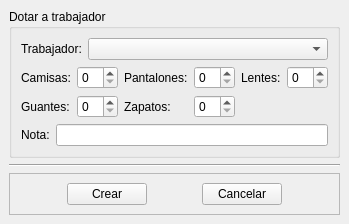
<?xml version="1.0" encoding="UTF-8"?>
<ui version="4.0">
 <class>MainWindow</class>
 <widget class="QMainWindow" name="MainWindow">
  <property name="geometry">
   <rect>
    <x>0</x>
    <y>0</y>
    <width>247</width>
    <height>178</height>
   </rect>
  </property>
  <property name="acceptDrops">
   <bool>false</bool>
  </property>
  <property name="windowTitle">
   <string>Dotación a trabajador</string>
  </property>
  <widget class="QWidget" name="centralwidget">
   <layout class="QVBoxLayout" name="verticalLayout_2">
    <item>
     <widget class="QGroupBox" name="groupBox_8">
      <property name="title">
       <string>Dotar a trabajador</string>
      </property>
      <layout class="QVBoxLayout" name="verticalLayout">
       <item>
        <layout class="QFormLayout" name="formLayout">
         <item row="0" column="0">
          <widget class="QLabel" name="label">
           <property name="text">
            <string>Trabajador:</string>
           </property>
          </widget>
         </item>
         <item row="0" column="1">
          <widget class="QComboBox" name="trabajador"/>
         </item>
        </layout>
       </item>
       <item>
        <layout class="QGridLayout" name="gridLayout_7">
         <item row="0" column="0">
          <widget class="QLabel" name="label_25">
           <property name="text">
            <string>Camisas:</string>
           </property>
          </widget>
         </item>
         <item row="0" column="3">
          <widget class="QSpinBox" name="cant_pant"/>
         </item>
         <item row="0" column="1">
          <widget class="QSpinBox" name="cant_camisa"/>
         </item>
         <item row="0" column="2">
          <widget class="QLabel" name="label_36">
           <property name="text">
            <string>Pantalones:</string>
           </property>
          </widget>
         </item>
         <item row="0" column="6">
          <widget class="QLabel" name="label_38">
           <property name="text">
            <string>Lentes:</string>
           </property>
          </widget>
         </item>
         <item row="0" column="7">
          <widget class="QSpinBox" name="cant_lentes"/>
         </item>
         <item row="1" column="0">
          <widget class="QLabel" name="label_39">
           <property name="text">
            <string>Guantes:</string>
           </property>
          </widget>
         </item>
         <item row="1" column="1">
          <widget class="QSpinBox" name="cant_guantes"/>
         </item>
         <item row="1" column="2">
          <widget class="QLabel" name="label_37">
           <property name="text">
            <string>Zapatos:</string>
           </property>
          </widget>
         </item>
         <item row="1" column="3">
          <widget class="QSpinBox" name="cant_zapatos"/>
         </item>
        </layout>
       </item>
       <item>
        <layout class="QHBoxLayout" name="horizontalLayout_5">
         <item>
          <widget class="QLabel" name="label_48">
           <property name="text">
            <string>Nota:</string>
           </property>
          </widget>
         </item>
         <item>
          <widget class="QLineEdit" name="nota_dota"/>
         </item>
        </layout>
       </item>
      </layout>
     </widget>
    </item>
    <item>
     <widget class="Line" name="line">
      <property name="orientation">
       <enum>Qt::Horizontal</enum>
      </property>
     </widget>
    </item>
    <item>
     <widget class="QFrame" name="frame">
      <property name="frameShape">
       <enum>QFrame::StyledPanel</enum>
      </property>
      <property name="frameShadow">
       <enum>QFrame::Raised</enum>
      </property>
      <layout class="QHBoxLayout" name="horizontalLayout">
       <item>
        <spacer name="horizontalSpacer">
         <property name="orientation">
          <enum>Qt::Horizontal</enum>
         </property>
         <property name="sizeHint" stdset="0">
          <size>
           <width>28</width>
           <height>20</height>
          </size>
         </property>
        </spacer>
       </item>
       <item>
        <widget class="QPushButton" name="crear">
         <property name="text">
          <string>Crear</string>
         </property>
        </widget>
       </item>
       <item>
        <spacer name="horizontalSpacer_2">
         <property name="orientation">
          <enum>Qt::Horizontal</enum>
         </property>
         <property name="sizeHint" stdset="0">
          <size>
           <width>28</width>
           <height>20</height>
          </size>
         </property>
        </spacer>
       </item>
       <item>
        <widget class="QPushButton" name="cancelar">
         <property name="text">
          <string>Cancelar</string>
         </property>
        </widget>
       </item>
       <item>
        <spacer name="horizontalSpacer_3">
         <property name="orientation">
          <enum>Qt::Horizontal</enum>
         </property>
         <property name="sizeHint" stdset="0">
          <size>
           <width>28</width>
           <height>20</height>
          </size>
         </property>
        </spacer>
       </item>
      </layout>
     </widget>
    </item>
   </layout>
  </widget>
 </widget>
 <tabstops>
  <tabstop>trabajador</tabstop>
  <tabstop>cant_camisa</tabstop>
  <tabstop>cant_pant</tabstop>
  <tabstop>cant_lentes</tabstop>
  <tabstop>cant_guantes</tabstop>
  <tabstop>cant_zapatos</tabstop>
  <tabstop>nota_dota</tabstop>
  <tabstop>crear</tabstop>
  <tabstop>cancelar</tabstop>
 </tabstops>
 <resources/>
 <connections/>
</ui>
